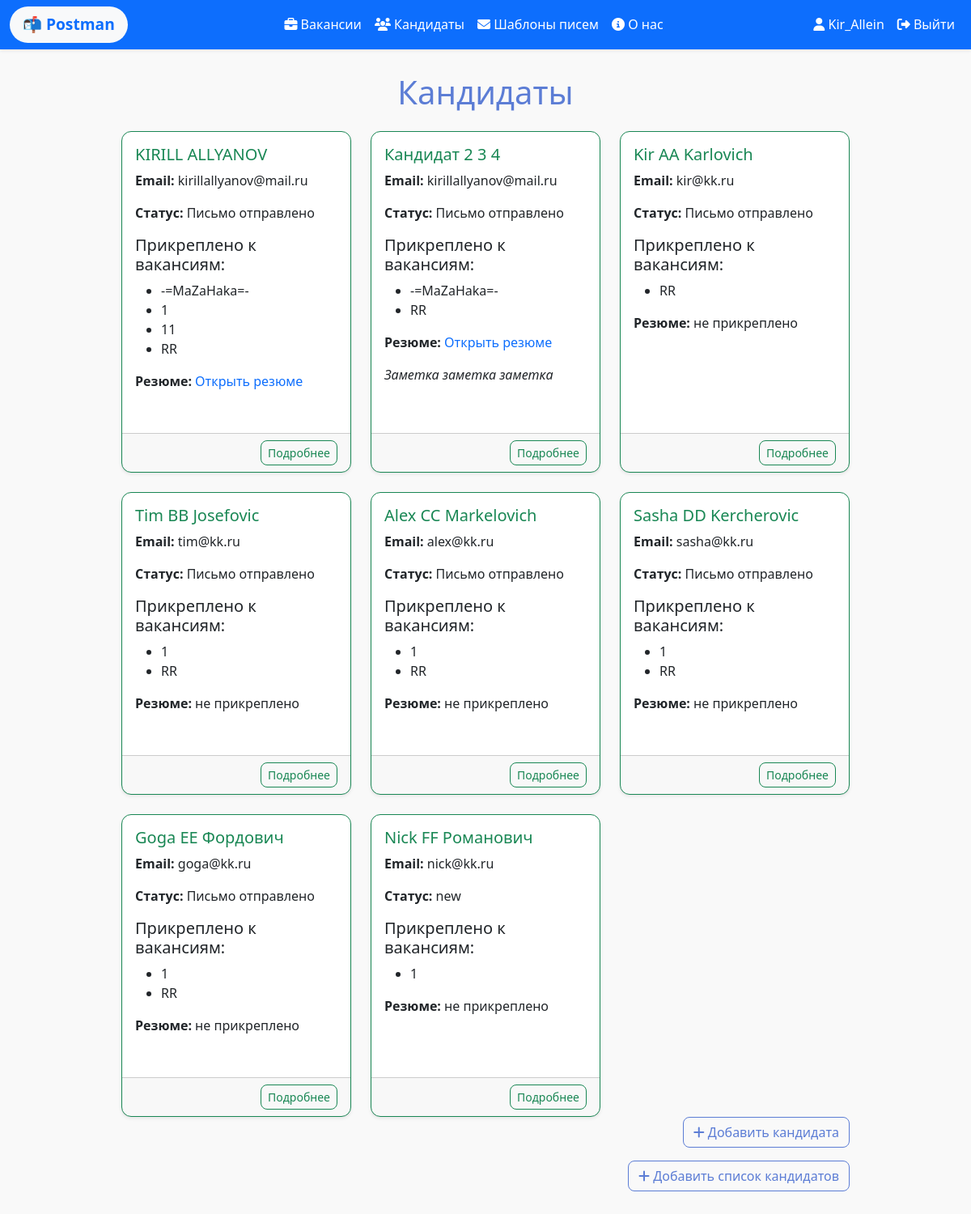
The page /data/candidates/ (signed in) on the database its author committed.
### data/models.py (models this page shows, shortened)
class User(AbstractUser):
    firstname = models.CharField(max_length=100)
    lastname = models.CharField(max_length=100)
    class Meta:
        verbose_name = 'Пользователь'
        verbose_name_plural = 'Пользователи'

class Candidate(models.Model):
    STATUS_CHOICES = [
        ('New', 'Новый'),
        ('Message sent', 'Письмо отправлено'),
        ('Response recieved', 'Ответ получен'),
        ('Contact fixe', 'Контакт закреплен'),
        ('Rejected', 'Отклонен')
    ]
    firstname = models.CharField(max_length=100, verbose_name='Имя', blank=True)
    surname = models.CharField(max_length=100, verbose_name='Фамилия', blank=True)
    patronymic = models.CharField(max_length=100, verbose_name='Отчество', blank=True)
    birthday = models.DateField(verbose_name='Дата рождения', blank=True)
    email = models.EmailField(verbose_name='E-mail', blank=True)
    tg = models.CharField(max_length=100, verbose_name='Телеграм', blank=True)
    phone = models.CharField(max_length=15, verbose_name='Номер телефона', blank=True)
    cv = models.FileField(
        upload_to='cvs/',
        validators=[FileExtensionValidator(allowed_extensions=['pdf'])],
        blank=True,
        null=True,
        verbose_name='Резюме'
    )
    status = models.CharField(
        max_length=20,
        choices=STATUS_CHOICES,
        default='new',
        verbose_name='Статус'
    )
    notes = models.TextField(blank=True)
    class Meta:
        verbose_name = 'Кандидат'
        verbose_name_plural = 'Кандидаты'

class Vacancy(models.Model):
    title = models.CharField(max_length=100, blank=True)
    description = models.TextField(blank=True)
    user = models.ForeignKey(
        User,
        on_delete=models.SET_NULL,
        null=True,
        blank=True,
        related_name="vacancies",
        verbose_name="Пользователь"
    )
    candidates = models.ManyToManyField(Candidate, related_name='vacancies', blank=True)
    templates = models.ManyToManyField(Template,related_name='vacancies', blank=True)
    class Meta:
        verbose_name = "Вакансия"
        verbose_name_plural = "Вакансии"

### data/views.py (the view)
# urls.py: path('candidates/', views.candidates, name='candidates'), # Список кандидатов
@login_required
def candidates(request):
    candidates = Candidate.objects.all()
    return render(request, 'data/candidates.html', {'candidates': candidates})

### data/templates/data/candidates.html (shortened to what this page needs)
{% extends "main/base.html" %}
{% block content %}
<h1 class="mb-4">Кандидаты</h1>
<div class="row row-cols-1 row-cols-md-2 row-cols-lg-3 g-4">
    {% for candidate in candidates %}
    <div class="col">
        <div class="card h-100 border-success shadow-sm">
            <div class="card-body">
                <h5 class="card-title text-success">{{ candidate.firstname }} {{ candidate.surname }} {{ candidate.patronymic }}</h5>
                <p class="card-text"><strong>Email:</strong> {{ candidate.email }}</p>
                <p class="card-text"><strong>Статус:</strong> {{ candidate.status }}</p>
                <h5>Прикреплено к вакансиям:</h5>
                <ul>
                    {% for vacancy in candidate.vacancies.all %}
                    <li>{{ vacancy.title }}</li>
                    {% empty %}
                    <p>Пока ни к чему не прикреплен</p>
                    {% endfor %}
                </ul>
                {% if candidate.cv %}
                    <p><strong>Резюме:</strong>
                        <a href="{{ candidate.cv.url }}" target="_blank">Открыть резюме</a>
                    </p>
                {% else %}
                    <p><strong>Резюме:</strong> не прикреплено</p>
                {% endif %}
                {% if candidate.notes %}
                    <p class="card-text"><em>{{ candidate.notes|truncatewords:20 }}</em></p>
                {% endif %}
            </div>
            <div class="card-footer d-flex justify-content-between text-muted">
                <a href="{% url 'candidate_detail' candidate.id %}" class="btn btn-sm btn-outline-success">Подробнее</a>
            </div>
        </div>
    </div>
    {% empty %}
    <p>Кандидатов пока нет.</p>
    {% endfor %}
</div>
<div class="d-flex justify-content-end mb-3">
    <a href="{% url 'candidate_create' %}" class="btn btn-outline-primary">
        <i class="fas fa-plus"></i> Добавить кандидата
    </a>
</div>
<div class="d-flex justify-content-end mb-3">
    <a href="candidates_upload" class="btn btn-outline-primary">
        <i class="fas fa-plus"></i> Добавить список кандидатов
    </a>
{% endblock %}

### main/templates/main/base.html (shortened to what this page needs)
{% load static %}
<!DOCTYPE html>
<html lang="ru">
<head>
    <link rel="stylesheet" href="https://cdn.jsdelivr.net/npm/bootstrap@5.3.3/dist/css/bootstrap.min.css">
    <link rel="stylesheet" href="https://cdn.jsdelivr.net/npm/@fortawesome/fontawesome-free@6.6.0/css/all.min.css">
    <link rel="stylesheet" href="{% static 'main/css/main.css' %}?v=1">
</head>
<body>
<nav class="navbar navbar-expand-lg navbar-dark fixed-top bg-primary shadow-sm custom-navbar">
    <div class="container-fluid">
        <a class="navbar-brand fw-bold px-3 py-2 bg-light text-primary rounded-pill" href="{% url 'index' %}" style="font-weight: bold; font-size: 1.2rem;">
            📬 Postman
        </a>
        {% if user.is_authenticated %}
        <div class="collapse navbar-collapse justify-content-center" id="navbarNav">
            <ul class="navbar-nav text-center">
                <li class="nav-item">
                    <a class="nav-link nav-effect text-white" href="{% url 'vacancies' %}"><i class="fas fa-briefcase"></i> Вакансии</a>
                </li>
                <li class="nav-item">
                    <a class="nav-link nav-effect text-white" href="{% url 'candidates' %}"><i class="fas fa-users"></i> Кандидаты</a>
                </li>
                <li class="nav-item">
                    <a class="nav-link nav-effect text-white" href="{% url 'templates' %}"><i class="fas fa-envelope"></i> Шаблоны писем</a>
                </li>
                <li class="nav-item">
                    <a class="nav-link nav-effect text-white" href="{% url 'about' %}"><i class="fas fa-info-circle"></i> О нас</a>
                </li>
            </ul>
        </div>
        {% endif %}
        <div class="navbar-nav ms-auto">
            {% if user.is_authenticated %}
                <a href="{% url 'dashboard' %}" class="nav-link nav-effect text-white"><i class="fas fa-user"></i> {{ user.username }}</a>
                <a href="{% url 'logout' %}" class="nav-link nav-effect text-white"><i class="fas fa-sign-out-alt"></i> Выйти</a>
            {% else %}
                <a href="{% url 'login' %}" class="nav-link nav-effect text-white"><i class="fas fa-sign-in-alt"></i> Войти</a>
                <a href="{% url 'register' %}" class="nav-link nav-effect text-white"><i class="fas fa-user-plus"></i> Регистрация</a>
            {% endif %}
        </div>
    </div>
</nav>
<main class="container" style="margin-top: 10px; margin-bottom: 50px; ">
    <div class="d-flex justify-content-center">
        <div class="w-100" style="max-width: 900px; text-align: center;">
            {% block content %}
            {% endblock %}
        </div>
    </div>
</main>
</body>
</html>

### main/static/main/css/main.css (style rules this page uses)
:root { --color-teal: #60cfcf; --color-blue: #5c7dd5; --color-green: #6dd66d; --color-orange: #ffa870; }
body { font-family: 'Segoe UI', sans-serif; background-color: #f9f9f9; color: #333; margin: 0; padding: 0; }
.custom-navbar { background-color: var(--color-blue); transition: background-color 0.3s ease, opacity 0.3s ease; z-index: 1000; }
.container { padding-top: 80px; text-align: center; }
button, .btn { border-radius: 8px; }
.btn-outline-primary { border-color: var(--color-blue); color: var(--color-blue); transition: all 0.2s; }
.card { border-radius: 12px; box-shadow: 0 2px 8px rgba(0,0,0,0.1); margin-bottom: 20px; text-align: left; transition: transform 0.2s, box-shadow 0.2s; }
h1, h2, h3 { color: var(--color-blue); margin-top: 0; margin-bottom: 10px; }
a { text-decoration: none; }
.nav-effect { transition: all 0.3s ease; padding: 8px 12px; border-radius: 8px; }

### rows shown on the page
User: username "Kir_Allein"
Candidate: firstname "KIRILL", surname "ALLYANOV", email "kirillallyanov@mail.ru", status "Письмо отправлено"
Vacancy: title "-=MaZaHaka=-"
Vacancy: title "1"
Vacancy: title "11"
Vacancy: title "RR"
Candidate: firstname "Кандидат 2", surname "3", patronymic "4", email "kirillallyanov@mail.ru", status "Письмо отправлено", notes "Заметка заметка заметка"
Candidate: firstname "Kir", surname "AA", patronymic "Karlovich", email "kir@kk.ru", status "Письмо отправлено", shows "Резюме:", cv "не прикреплено"
Candidate: firstname "Tim", surname "BB", patronymic "Josefovic", email "tim@kk.ru", status "Письмо отправлено", shows "Резюме:", cv "не прикреплено"
Candidate: firstname "Alex", surname "CC", patronymic "Markelovich", email "alex@kk.ru", status "Письмо отправлено", shows "Резюме:", cv "не прикреплено"
Candidate: firstname "Sasha", surname "DD", patronymic "Kercherovic", email "sasha@kk.ru", status "Письмо отправлено", shows "Резюме:", cv "не прикреплено"
Candidate: firstname "Goga", surname "EE", patronymic "Фордович", email "goga@kk.ru", status "Письмо отправлено", shows "Резюме:", cv "не прикреплено"
Candidate: firstname "Nick", surname "FF", patronymic "Романович", email "nick@kk.ru", status "new", shows "Резюме:", cv "не прикреплено"
